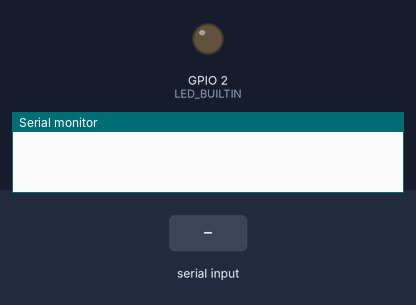
Bench run of a sketch on a simulated ESP32. Parts: output pins drawn as LEDs (lit = HIGH), the last lines printed to the serial monitor. The test bench sets the inputs (shaded band).

Above: at 1.2 s.
1.3 s: "on\n" received over Serial
At 3.1 s:
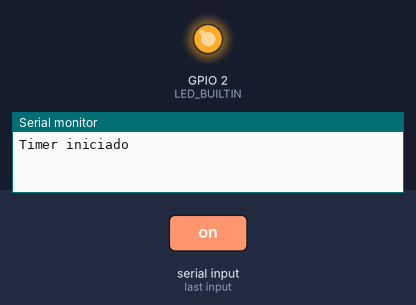
4.3 s: "off\n" received over Serial
At 5.4 s:
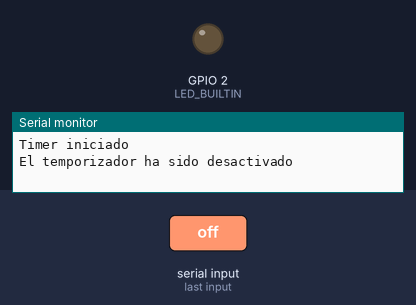
Timing chart, 0 to 7.3 s (numbered marks = the images above; inputs shaded):
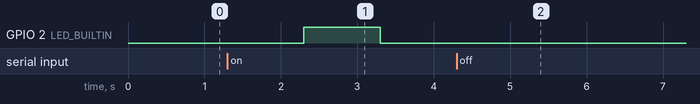

The sketch:

timerIsr_basic_esp32.ino
```cpp
#include "esp_system.h"
#include "rom/ets_sys.h"

#define LED_BUILTIN 2

hw_timer_t* timer = NULL;
volatile bool has_expired = false;

void IRAM_ATTR timerInterrupcion() {
  has_expired = true;
}

void setup() {
  Serial.begin(115200);
  pinMode(LED_BUILTIN, OUTPUT);

  timer = timerBegin(0, 80, true);                        // Timer 0, divisor de reloj 80
  timerAttachInterrupt(timer, &timerInterrupcion, true);  // Adjuntar la función de manejo de interrupción
  timerAlarmWrite(timer, 1000000, true);                  // Interrupción cada 1 segundo
}

void loop() {
  if (has_expired) {
    // Tareas a realizar cuando se activa la interrupción del Timer
    digitalWrite(LED_BUILTIN, !digitalRead(LED_BUILTIN));  // Alternar el estado del LED
    has_expired = false;
  }
  if (Serial.available()) {
    String str = Serial.readStringUntil('\n');
    str.trim();
    if (str == "off") {
      timerAlarmDisable(timer);
      Serial.println("El temporizador ha sido desactivado");
    }
    if (str == "on") {
      timerAlarmEnable(timer);
      Serial.println("Timer iniciado");
    }
  }
}
```

Measured:
- after the input at 1.3 s, GPIO 2 (LED_BUILTIN): LOW → HIGH after 1.0 s, → LOW 1.0 s later
- after the input at 4.3 s, GPIO 2 (LED_BUILTIN): stops changing and stays LOW
